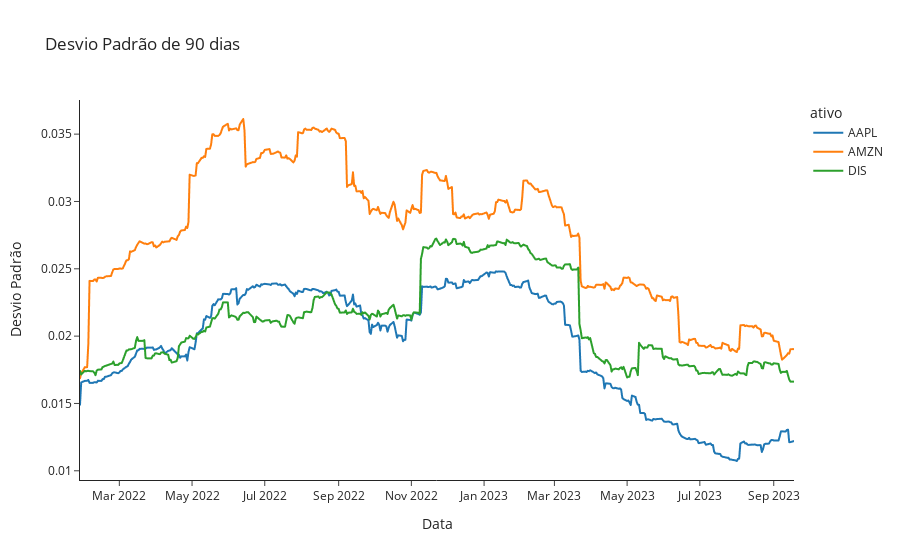

Notebook source saved alongside this figure:
### Markdown cell above
## 4

### Code cell
# Criando o gráfico de linha para o desvio padrão de 90 dias
fig = px.line(yf_desvio_padrao_mm90_vertical, x='data', y='desvio_padrao', color='ativo',
                            labels={'data': 'Data', 'desvio_padrao': 'Desvio Padrão'},
                            title='Desvio Padrão de 90 dias',
                            template='simple_white')

# Exibindo o gráfico de desvio padrão
fig.show()

### Figure 1 — Plotly figure (JSON) as saved in the notebook; plotly's stock layout.template omitted (floating-point values rounded to 4 significant figures; data arrays with more than 128 entries replaced by an {"elided": "..."} marker saying what was removed)
{"data": [{"hovertemplate": "ativo=AAPL<br>Data=%{x}<br>Desvio Padrão=%{y}<extra></extra>", "legendgroup": "AAPL", "line": {"color": "#1F77B4", "dash": "solid"}, "marker": {"symbol": "circle"}, "mode": "lines", "name": "AAPL", "showlegend": true, "type": "scattergl", "x": {"elided": "412 str values"}, "xaxis": "x", "y": {"elided": "412 float values"}, "yaxis": "y"}, {"hovertemplate": "ativo=AMZN<br>Data=%{x}<br>Desvio Padrão=%{y}<extra></extra>", "legendgroup": "AMZN", "line": {"color": "#FF7F0E", "dash": "solid"}, "marker": {"symbol": "circle"}, "mode": "lines", "name": "AMZN", "showlegend": true, "type": "scattergl", "x": {"elided": "412 str values"}, "xaxis": "x", "y": {"elided": "412 float values"}, "yaxis": "y"}, {"hovertemplate": "ativo=DIS<br>Data=%{x}<br>Desvio Padrão=%{y}<extra></extra>", "legendgroup": "DIS", "line": {"color": "#2CA02C", "dash": "solid"}, "marker": {"symbol": "circle"}, "mode": "lines", "name": "DIS", "showlegend": true, "type": "scattergl", "x": {"elided": "412 str values"}, "xaxis": "x", "y": {"elided": "412 float values"}, "yaxis": "y"}], "layout": {"legend": {"title": {"text": "ativo"}, "tracegroupgap": 0}, "title": {"text": "Desvio Padrão de 90 dias"}, "xaxis": {"anchor": "y", "domain": [0, 1], "title": {"text": "Data"}}, "yaxis": {"anchor": "x", "domain": [0, 1], "title": {"text": "Desvio Padrão"}}}}
